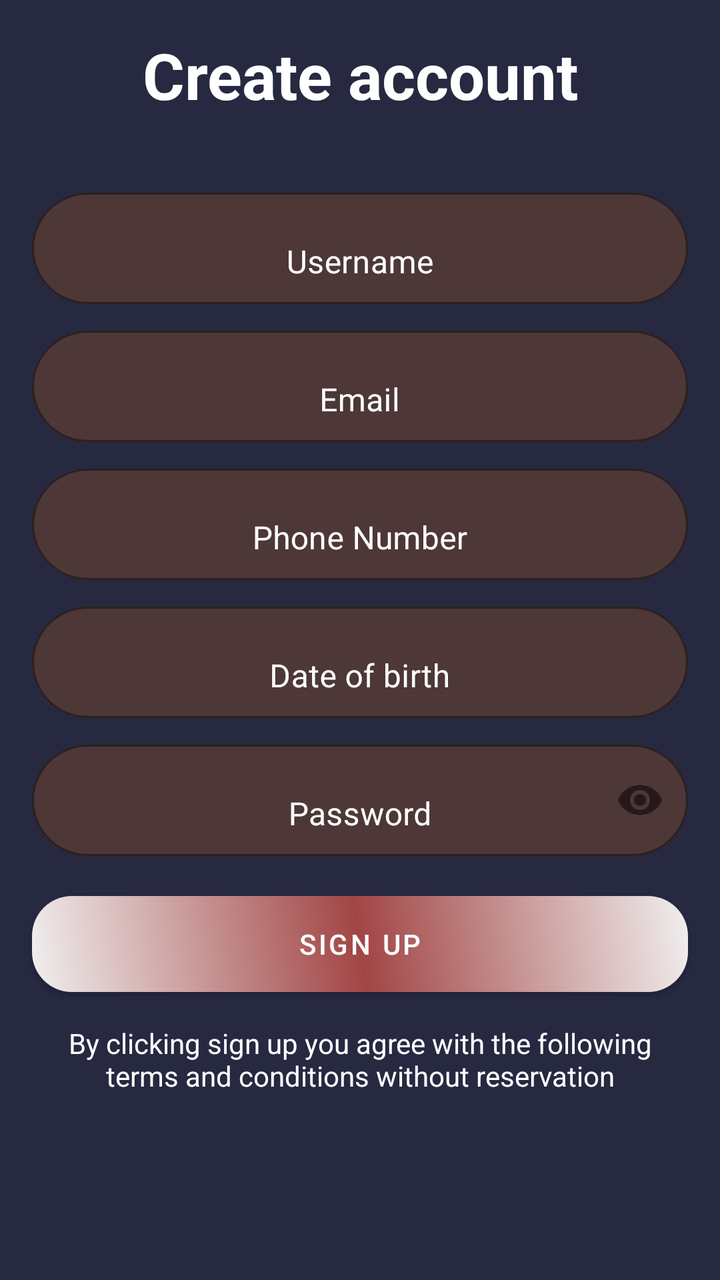
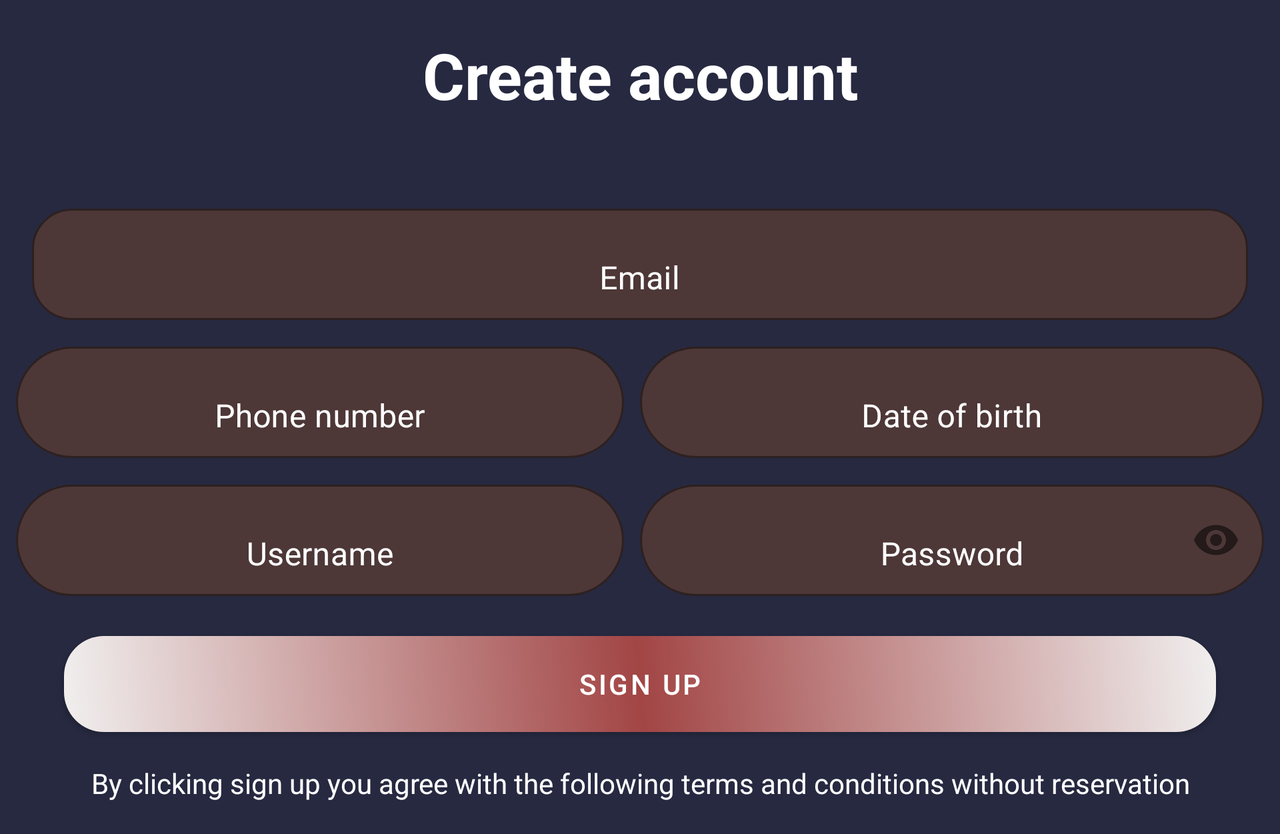

First picture: res/layout/ on a phone held upright. Second picture: the repository's own variant of that layout, on a device whose configuration matches the variant's folder. Source for both follows.
<!-- AndroidManifest.xml: application theme Theme.SaveTheNight -->
<!-- res/layout/fragment_sign_up.xml -->
<?xml version="1.0" encoding="utf-8"?>
<ScrollView xmlns:android="http://schemas.android.com/apk/res/android"
    xmlns:app="http://schemas.android.com/apk/res-auto"
    android:layout_width="match_parent"
    android:layout_height="match_parent"
    android:background="@color/dash_bg">

    <androidx.constraintlayout.widget.ConstraintLayout xmlns:android="http://schemas.android.com/apk/res/android"
        xmlns:app="http://schemas.android.com/apk/res-auto"
        xmlns:tools="http://schemas.android.com/tools"
        android:layout_width="match_parent"
        android:layout_height="match_parent"
        android:background="@color/dash_bg"
        tools:context=".ui.signUp.SignUpFragment">

        <TextView
            android:id="@+id/create_account_text"
            android:layout_width="match_parent"
            android:layout_height="wrap_content"
            android:layout_marginStart="16dp"
            android:layout_marginTop="16dp"
            android:layout_marginEnd="16dp"
            android:layout_marginBottom="16dp"
            android:text="@string/create_account"
            android:textAlignment="center"
            android:textAppearance="@style/TextAppearance.Material3.HeadlineLarge"
            android:textColor="@color/white"
            android:textStyle="bold"
            app:layout_constraintBottom_toTopOf="@+id/signUpLinearLayout"
            app:layout_constraintEnd_toEndOf="parent"
            app:layout_constraintHorizontal_bias="0.5"
            app:layout_constraintStart_toStartOf="parent"
            app:layout_constraintTop_toTopOf="parent"
            app:layout_constraintVertical_bias="0.0" />

        <LinearLayout
            android:id="@+id/signUpLinearLayout"
            android:layout_width="0dp"


            android:layout_height="wrap_content"
            android:layout_marginStart="16dp"
            android:layout_marginTop="16dp"
            android:layout_marginEnd="16dp"
            android:layout_marginBottom="16dp"
            android:orientation="vertical"
            app:layout_constraintBottom_toTopOf="@+id/signUpButton"
            app:layout_constraintEnd_toEndOf="parent"
            app:layout_constraintHorizontal_bias="1.0"
            app:layout_constraintStart_toStartOf="parent"
            app:layout_constraintTop_toBottomOf="@+id/create_account_text">

            <com.google.android.material.textfield.TextInputLayout
                android:id="@+id/userNameInputLayout"
                android:layout_width="match_parent"
                android:layout_height="wrap_content"
                android:layout_marginBottom="8dp"
                android:outlineProvider="background"
                android:textColorHint="@color/white"
                app:boxBackgroundColor="@color/text_field_bg"
                app:boxBackgroundMode="outline"
                app:boxCornerRadiusBottomEnd="30dp"
                app:boxCornerRadiusBottomStart="30dp"
                app:boxCornerRadiusTopEnd="30dp"
                app:boxCornerRadiusTopStart="30dp">

                <com.google.android.material.textfield.TextInputEditText
                    android:layout_width="match_parent"
                    android:layout_height="wrap_content"
                    android:gravity="center"
                    android:hint="Username"
                    android:inputType="textPersonName"
                    android:maxLength="10"
                    android:maxLines="1" />

            </com.google.android.material.textfield.TextInputLayout>

            <com.google.android.material.textfield.TextInputLayout
                android:id="@+id/emailInputLayout"
                android:layout_width="match_parent"
                android:layout_height="wrap_content"
                android:layout_marginBottom="8dp"
                android:outlineProvider="background"
                android:textColorHint="@color/white"

                app:boxBackgroundColor="@color/text_field_bg"
                app:boxBackgroundMode="outline"
                app:boxCornerRadiusBottomEnd="30dp"
                app:boxCornerRadiusBottomStart="30dp"
                app:boxCornerRadiusTopEnd="30dp"
                app:boxCornerRadiusTopStart="30dp">

                <com.google.android.material.textfield.TextInputEditText
                    android:layout_width="match_parent"
                    android:layout_height="wrap_content"
                    android:gravity="center"
                    android:hint="Email"
                    android:inputType="textEmailAddress"
                    android:maxLines="1" />

            </com.google.android.material.textfield.TextInputLayout>

            <com.google.android.material.textfield.TextInputLayout
                android:id="@+id/phoneInputLayout"
                android:layout_width="match_parent"
                android:layout_height="wrap_content"
                android:layout_marginBottom="8dp"
                android:outlineProvider="background"
                android:textColorHint="@color/white"
                app:boxBackgroundColor="@color/text_field_bg"
                app:boxBackgroundMode="outline"
                app:boxCornerRadiusBottomEnd="30dp"
                app:boxCornerRadiusBottomStart="30dp"
                app:boxCornerRadiusTopEnd="30dp"
                app:boxCornerRadiusTopStart="30dp">

                <com.google.android.material.textfield.TextInputEditText
                    android:layout_width="match_parent"
                    android:layout_height="wrap_content"
                    android:gravity="center"
                    android:hint="Phone Number"
                    android:inputType="phone"
                    android:maxLength="10"
                    android:maxLines="1" />

            </com.google.android.material.textfield.TextInputLayout>

            <com.google.android.material.textfield.TextInputLayout
                android:id="@+id/dobInputLayout"
                android:layout_width="match_parent"
                android:layout_height="wrap_content"
                android:layout_marginBottom="8dp"
                android:outlineProvider="background"
                android:textColorHint="@color/white"
                app:boxBackgroundColor="@color/text_field_bg"
                app:boxBackgroundMode="outline"
                app:boxCornerRadiusBottomEnd="30dp"
                app:boxCornerRadiusBottomStart="30dp"
                app:boxCornerRadiusTopEnd="30dp"
                app:boxCornerRadiusTopStart="30dp">

                <com.google.android.material.textfield.TextInputEditText
                    android:layout_width="match_parent"
                    android:layout_height="wrap_content"
                    android:gravity="center"
                    android:hint="Date of birth"
                    android:inputType="date"
                    android:maxLength="10"
                    android:maxLines="1"

                    />

            </com.google.android.material.textfield.TextInputLayout>

            <com.google.android.material.textfield.TextInputLayout
                android:id="@+id/passwordInputLayout"
                android:layout_width="match_parent"
                android:layout_height="wrap_content"
                android:layout_marginBottom="8dp"
                android:outlineProvider="background"
                android:textColorHint="@color/white"
                app:boxBackgroundColor="@color/text_field_bg"
                app:boxBackgroundMode="outline"
                app:boxCornerRadiusBottomEnd="30dp"
                app:boxCornerRadiusBottomStart="30dp"
                app:boxCornerRadiusTopEnd="30dp"
                app:boxCornerRadiusTopStart="30dp"
                app:passwordToggleEnabled="true">

                <com.google.android.material.textfield.TextInputEditText
                    android:layout_width="match_parent"
                    android:layout_height="wrap_content"
                    android:gravity="center"
                    android:hint="Password"
                    android:inputType="textPassword"
                    android:maxLength="10"
                    android:maxLines="1"

                    />

            </com.google.android.material.textfield.TextInputLayout>

        </LinearLayout>


        <Button
            android:id="@+id/signUpButton"
            android:layout_width="0dp"
            android:layout_height="wrap_content"
            android:layout_marginStart="16dp"
            android:layout_marginTop="12dp"
            android:layout_marginEnd="16dp"
            android:background="@drawable/signup_button"
            android:text="@string/sign_up"
            app:backgroundTint="@null"
            app:layout_constraintEnd_toEndOf="parent"
            app:layout_constraintHorizontal_bias="1.0"
            app:layout_constraintStart_toStartOf="parent"
            app:layout_constraintTop_toBottomOf="@+id/signUpLinearLayout" />

        <TextView
            android:id="@+id/termsText"
            android:layout_width="0dp"
            android:layout_height="wrap_content"
            android:layout_margin="16dp"
            android:layout_marginStart="16dp"
            android:layout_marginEnd="16dp"
            android:layout_marginBottom="8dp"
            android:text="By clicking sign up you agree with the following terms and conditions without reservation"
            android:textAlignment="center"
            android:textColor="@color/white"
            app:layout_constraintBottom_toBottomOf="parent"
            app:layout_constraintEnd_toEndOf="parent"
            app:layout_constraintHorizontal_bias="1.0"
            app:layout_constraintStart_toStartOf="parent"
            app:layout_constraintTop_toBottomOf="@+id/signUpButton"
            app:layout_constraintVertical_bias="0.19999999" />
    </androidx.constraintlayout.widget.ConstraintLayout>
</ScrollView>
<!-- resources referenced by this layout -->
<resources>
  <color name="dash_bg">#262940</color>
  <color name="text_field_bg">#4D3737</color>
  <color name="white">#FFFFFFFF</color>
  <!-- drawable signup_button (drawable) -->
  <?xml version="1.0" encoding="utf-8"?>
  <shape xmlns:android="http://schemas.android.com/apk/res/android">
  
      <corners android:radius="20dp" />
      <gradient
          android:angle="45"
          android:centerColor="#A24545"
          android:centerX="50%"
          android:centerY="50%"
          android:endColor="#F1EFEF"
          android:gradientRadius="50%"
          android:startColor="#F1EFEF"
          android:type="linear" />
  
  </shape>
  <string name="create_account">Create account</string>
  <string name="sign_up">Sign Up</string>
  <style name="Theme.SaveTheNight" parent="Theme.MaterialComponents.DayNight.NoActionBar">
          
          <item name="colorPrimary">@color/purple_200</item>
          <item name="colorPrimaryVariant">@color/dash_bg</item>
          <item name="colorOnPrimary">@color/white</item>
          
          <item name="colorSecondary">@color/teal_200</item>
          <item name="colorSecondaryVariant">@color/teal_700</item>
          <item name="colorOnSecondary">@color/black</item>
          
          <item name="android:statusBarColor" tools:targetApi="l">?attr/colorPrimaryVariant</item>
          
      </style>
  <color name="purple_200">#FFBB86FC</color>
  <color name="teal_200">#FF03DAC5</color>
  <color name="teal_700">#FF018786</color>
  <color name="black">#FF000000</color>
</resources>
<!-- res/layout-land/fragment_sign_up.xml (the repository's variant of the layout above) -->
<!-- drawn on the phone turned sideways -->
<?xml version="1.0" encoding="utf-8"?>
<ScrollView xmlns:android="http://schemas.android.com/apk/res/android"
    xmlns:app="http://schemas.android.com/apk/res-auto"
    xmlns:tools="http://schemas.android.com/tools"
    android:layout_width="match_parent"
    android:layout_height="match_parent"
    android:background="@color/dash_bg">

    <androidx.constraintlayout.widget.ConstraintLayout
        android:layout_width="match_parent"
        android:layout_height="match_parent"
        android:background="@color/dash_bg"
        tools:context=".ui.signUp.SignUpFragment">

        <TextView
            android:id="@+id/create_account_text"
            android:layout_width="match_parent"
            android:layout_height="wrap_content"
            android:layout_marginStart="16dp"
            android:layout_marginTop="16dp"
            android:layout_marginEnd="16dp"
            android:layout_marginBottom="16dp"
            android:text="@string/create_account"
            android:textAlignment="center"
            android:textAppearance="@style/TextAppearance.Material3.HeadlineLarge"
            android:textColor="@color/white"
            android:textStyle="bold"
            app:layout_constraintBottom_toTopOf="@+id/signUpLinearLayout"
            app:layout_constraintEnd_toEndOf="parent"
            app:layout_constraintHorizontal_bias="0.5"
            app:layout_constraintStart_toStartOf="parent"
            app:layout_constraintTop_toTopOf="parent"
            app:layout_constraintVertical_bias="0.0" />

        <LinearLayout
            android:id="@+id/signUpLinearLayout"
            android:layout_width="0dp"
            android:layout_height="wrap_content"
            android:layout_marginStart="8dp"
            android:layout_marginTop="16dp"
            android:layout_marginEnd="8dp"
            android:layout_marginBottom="16dp"
            android:orientation="vertical"
            app:layout_constraintBottom_toTopOf="@+id/signUpButton"
            app:layout_constraintEnd_toEndOf="parent"
            app:layout_constraintHorizontal_bias="1.0"
            app:layout_constraintStart_toStartOf="parent"
            app:layout_constraintTop_toBottomOf="@+id/create_account_text">

            <com.google.android.material.textfield.TextInputLayout
                android:id="@+id/emailInputLayout"
                android:layout_width="match_parent"
                android:layout_height="wrap_content"
                android:layout_margin="8dp"
                android:layout_marginBottom="8dp"
                android:layout_weight="1"
                android:outlineProvider="background"
                android:textColorHint="@color/white"
                app:boxBackgroundColor="@color/text_field_bg"
                app:boxBackgroundMode="outline"
                app:boxCornerRadiusBottomEnd="20dp"
                app:boxCornerRadiusBottomStart="20dp"
                app:boxCornerRadiusTopEnd="20dp"
                app:boxCornerRadiusTopStart="20dp">

                <com.google.android.material.textfield.TextInputEditText
                    android:layout_width="match_parent"
                    android:layout_height="wrap_content"
                    android:gravity="center"
                    android:hint="Email"
                    android:inputType="textEmailAddress"
                    android:maxLines="1" />

            </com.google.android.material.textfield.TextInputLayout>

            <LinearLayout
                android:layout_width="match_parent"
                android:layout_height="match_parent"
                android:layout_weight="1"
                android:orientation="horizontal">


                <com.google.android.material.textfield.TextInputLayout
                    android:id="@+id/phoneInputLayout"
                    android:layout_width="match_parent"
                    android:layout_height="wrap_content"
                    android:layout_marginEnd="8dp"
                    android:layout_marginBottom="8dp"
                    android:layout_weight="1"
                    android:outlineProvider="background"
                    android:textColorHint="@color/white"
                    app:boxBackgroundColor="@color/text_field_bg"
                    app:boxBackgroundMode="outline"
                    app:boxCornerRadiusBottomEnd="30dp"
                    app:boxCornerRadiusBottomStart="30dp"
                    app:boxCornerRadiusTopEnd="30dp"
                    app:boxCornerRadiusTopStart="30dp">

                    <com.google.android.material.textfield.TextInputEditText
                        android:layout_width="match_parent"
                        android:layout_height="wrap_content"
                        android:gravity="center"
                        android:hint="Phone number"
                        android:inputType="phone"
                        android:maxLength="10"
                        android:maxLines="1" />

                </com.google.android.material.textfield.TextInputLayout>

                <com.google.android.material.textfield.TextInputLayout
                    android:id="@+id/dobInputLayout"
                    android:layout_width="match_parent"
                    android:layout_height="wrap_content"
                    android:layout_marginBottom="8dp"
                    android:layout_weight="1"
                    android:outlineProvider="background"
                    android:textColorHint="@color/white"
                    app:boxBackgroundColor="@color/text_field_bg"
                    app:boxBackgroundMode="outline"
                    app:boxCornerRadiusBottomEnd="30dp"
                    app:boxCornerRadiusBottomStart="30dp"
                    app:boxCornerRadiusTopEnd="30dp"
                    app:boxCornerRadiusTopStart="30dp">

                    <com.google.android.material.textfield.TextInputEditText
                        android:layout_width="match_parent"
                        android:layout_height="wrap_content"
                        android:gravity="center"
                        android:hint="Date of birth"
                        android:inputType="date"
                        android:maxLength="10"
                        android:maxLines="1"

                        />

                </com.google.android.material.textfield.TextInputLayout>


            </LinearLayout>

            <LinearLayout
                android:layout_width="match_parent"
                android:layout_height="match_parent"
                android:layout_weight="1"
                android:orientation="horizontal">


                <com.google.android.material.textfield.TextInputLayout
                    android:id="@+id/userNameInputLayout"
                    android:layout_width="match_parent"
                    android:layout_height="wrap_content"
                    android:layout_marginEnd="8dp"
                    android:layout_marginBottom="8dp"
                    android:layout_weight="1"
                    android:outlineProvider="background"
                    android:textColorHint="@color/white"
                    app:boxBackgroundColor="@color/text_field_bg"
                    app:boxBackgroundMode="outline"
                    app:boxCornerRadiusBottomEnd="30dp"
                    app:boxCornerRadiusBottomStart="30dp"
                    app:boxCornerRadiusTopEnd="30dp"
                    app:boxCornerRadiusTopStart="30dp">

                    <com.google.android.material.textfield.TextInputEditText
                        android:layout_width="match_parent"
                        android:layout_height="wrap_content"
                        android:gravity="center"
                        android:hint="Username"
                        android:inputType="textPersonName"
                        android:maxLength="10"
                        android:maxLines="1" />

                </com.google.android.material.textfield.TextInputLayout>

                <com.google.android.material.textfield.TextInputLayout
                    android:id="@+id/passwordInputLayout"
                    android:layout_width="match_parent"
                    android:layout_height="wrap_content"
                    android:layout_marginBottom="8dp"
                    android:layout_weight="1"
                    android:outlineProvider="background"
                    android:textColorHint="@color/white"
                    app:boxBackgroundColor="@color/text_field_bg"
                    app:boxBackgroundMode="outline"
                    app:boxCornerRadiusBottomEnd="30dp"
                    app:boxCornerRadiusBottomStart="30dp"
                    app:boxCornerRadiusTopEnd="30dp"
                    app:boxCornerRadiusTopStart="30dp"
                    app:passwordToggleEnabled="true">

                    <com.google.android.material.textfield.TextInputEditText
                        android:layout_width="match_parent"
                        android:layout_height="wrap_content"
                        android:gravity="center"
                        android:hint="Password"
                        android:inputType="textPassword"
                        android:maxLength="10"
                        android:maxLines="1"

                        />

                </com.google.android.material.textfield.TextInputLayout>


            </LinearLayout>
        </LinearLayout>


        <Button
            android:id="@+id/signUpButton"
            android:layout_width="0dp"
            android:layout_height="wrap_content"
            android:layout_marginStart="32dp"
            android:layout_marginTop="12dp"
            android:layout_marginEnd="32dp"
            android:background="@drawable/signup_button"
            android:text="@string/sign_up"
            app:backgroundTint="@null"
            app:layout_constraintEnd_toEndOf="parent"
            app:layout_constraintHorizontal_bias="0.55"
            app:layout_constraintHorizontal_weight="0.2"
            app:layout_constraintStart_toStartOf="parent"
            app:layout_constraintTop_toBottomOf="@+id/signUpLinearLayout"
            app:layout_constraintVertical_weight="0.2" />

        <TextView
            android:id="@+id/termsText"
            android:layout_width="0dp"
            android:layout_height="wrap_content"
            android:layout_margin="16dp"
            android:layout_marginStart="16dp"
            android:layout_marginEnd="16dp"
            android:layout_marginBottom="8dp"
            android:text="By clicking sign up you agree with the following terms and conditions without reservation"
            android:textAlignment="center"
            android:textColor="@color/white"
            app:layout_constraintBottom_toBottomOf="parent"
            app:layout_constraintEnd_toEndOf="parent"
            app:layout_constraintHorizontal_bias="1.0"
            app:layout_constraintStart_toStartOf="parent"
            app:layout_constraintTop_toBottomOf="@+id/signUpButton"
            app:layout_constraintVertical_bias="0.19999999" />
    </androidx.constraintlayout.widget.ConstraintLayout>
</ScrollView>
